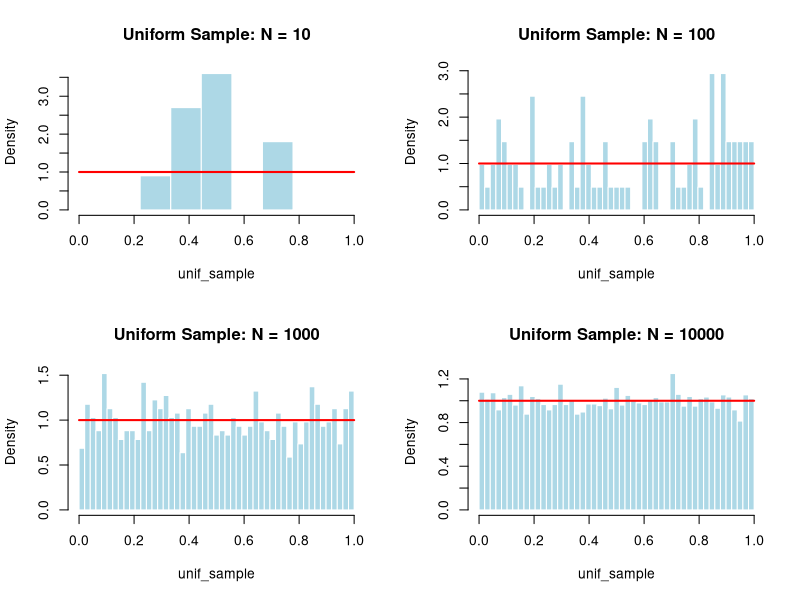
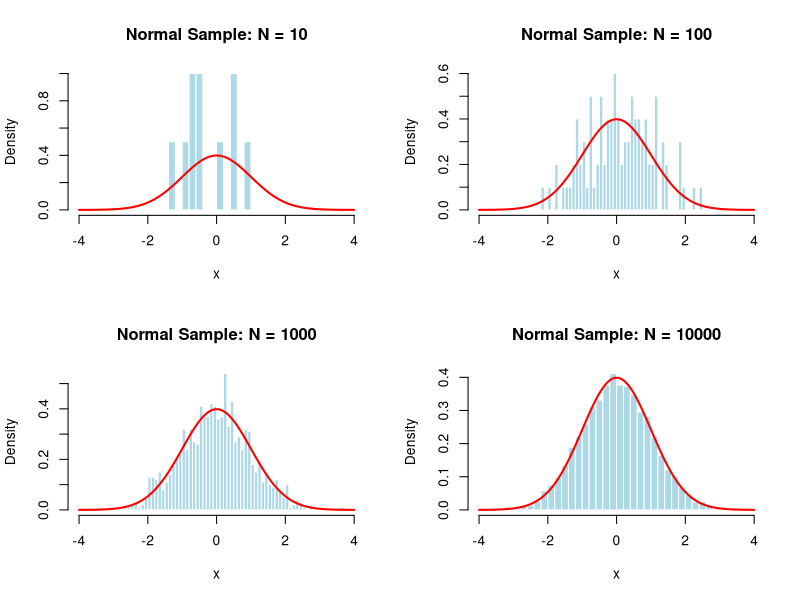
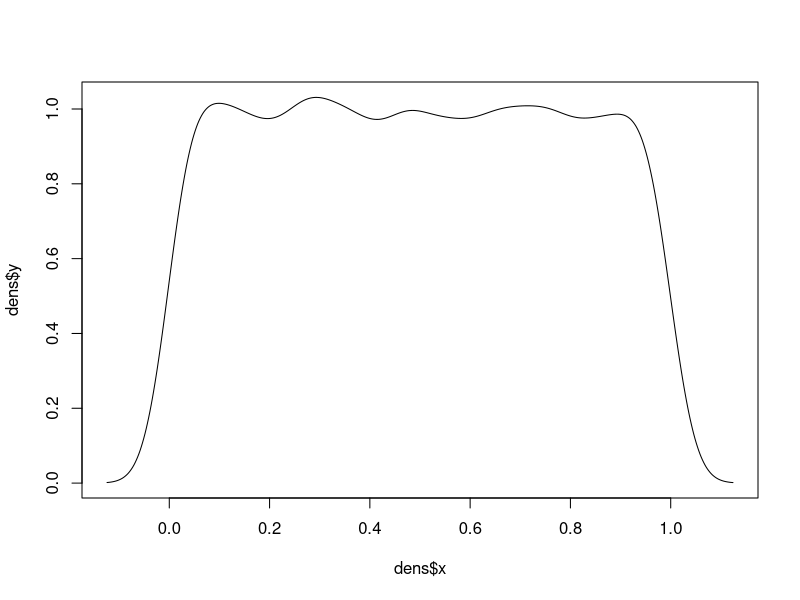
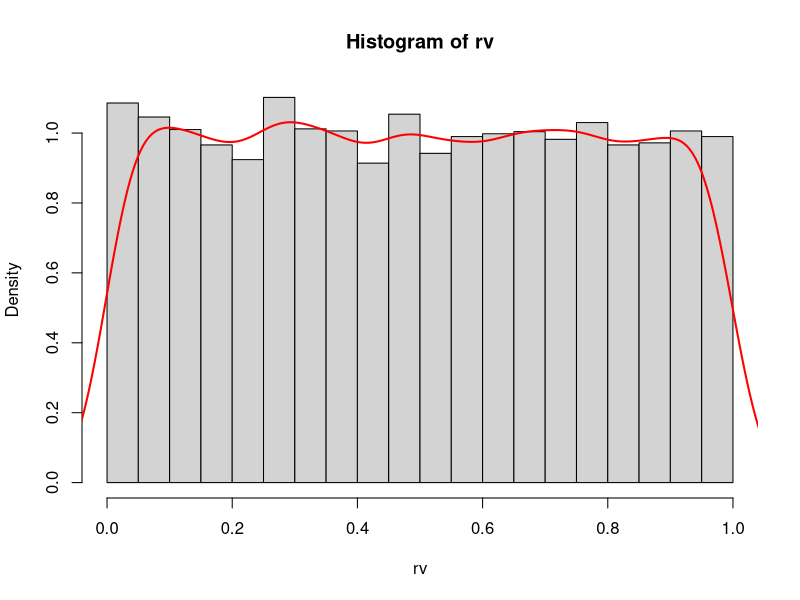

Source code (R) for these figures, in order:
#Q1: Generating random numbers
#Q1 (a,c): Generate and plot uniform random numbers
set.seed(1065)
N <- c(10, 100, 1000, 10000)
unif_mean <- numeric(length(N))
unif_var <- numeric(length(N))
par(mfrow = c(2,2))
for (i in seq_along(N)) {
  unif_sample <- runif(N[i], min=0, max=1)
  unif_mean[i] <- mean(unif_sample)
  unif_var[i] <- var(unif_sample)

  bins <- min(N[i], 50)
  unif_breaks <- seq(0, 1, length.out = bins)

  hist(
    unif_sample,
    breaks = unif_breaks,
    probability = TRUE,
    main = paste("Uniform Sample: N =", N[i]),
    col = "lightblue",
    border = "white",

  )
  x_unif <- seq(0, 1, length.out = 100)
  lines(x_unif, dunif(x_unif), col = "red", lwd = 2)
}
unif_results <- data.frame(N, unif_mean, unif_var)
print(unif_results)

#Q1 (b,c): Generate and plot normal random numbers
normal_mean <- numeric(length(N))
normal_var <- numeric(length(N))
par(mfrow = c(2,2))
for (i in seq_along(N)) {
  normal_sample <- rnorm(N[i], mean=0, sd=1)
  normal_mean[i] <- mean(normal_sample)
  normal_var[i] <- var(normal_sample)

  hist(
    normal_sample,
    breaks = min(N[i], 50),
    probability = TRUE,
    main = paste("Normal Sample: N =", N[i]),
    xlab = "x",
    xlim = c(-4, 4),
    col = "lightblue",
    border = "white",

  )
  x_normal <- seq(-4, 4, length.out = 100)
  lines(x_normal, dnorm(x_normal), col = "red", lwd = 2)
}
normal_results <- data.frame(N, normal_mean, normal_var)
print(normal_results)


#Q2 Linear Congruential Generator (LCG)
# X_i + 1 = (a * X_i + c) mod m
# Eg: X0 = 1, a = 3, c = 0, m = 11
# X1 = (3 * 1 + 0) mod 11 = 3; X2 = (3 * 3 + 0) mod 11 = 9; X3 = (3 * 9 + 0) mod 11 = 5...
LCG = function(N, a, c, m, x0){
  x = numeric(N+1)
  x[1] = x0
  for(i in 1:N){
    x[i+1] = (a * x[i] + c) %% m
  }
  u = x/m
  return(u[-1])
}

#Conditions for full period:
# c and m are relatively prime
# a - 1 is divisible by all prime factors of m
# a - 1 is divisible by 4 if m is divisible by 4
par(mfrow=c(1,1))
rv = LCG(10000, 1+4*5673869, 1, 2^32, 1)
mean(rv)
dens = density(rv)
plot(dens$x, dens$y, type='l')
hist(rv, breaks=15, prob=TRUE)
lines(dens$x, dens$y, col='red', lwd=2)

#Q3 Chi-square test for uniformity
ChiTest = function(N, sample, alpha) {
  bins = seq(0, 1, 1/N) # Histogram split points
  observed = hist(sample, breaks=bins, plot=FALSE)$counts
  expected = rep(length(sample)/N, N)
  T = sum((observed - expected)^2 / expected)
  deg_freedom = N - 1
  critical_value = qchisq(alpha, df=deg_freedom)
  p_value = 1 - pchisq(T, df=deg_freedom)
  if (T>critical_value) {
    decision = "Reject H0"
  } else {
    decision = "Do not reject H0"
  }
  return(list(
    decision = decision,
    test_statistic = T,
    p_value = p_value
  ))
}

ChiTest(15, rv, 0.95)

#Q3(b): Repeated chi-square test
n_samples <- 2000
sample_size <- 500
n_bins <- 10
confidence_level <- 0.95
a <- 1+4*5673869
c <- 1
m <- 2^32
x0 <- 12345

# Generate 1 long LCG sequence and divide into 2000 samples
lcg_sequence <- LCG(n_samples * sample_size, a, c, m, x0)
lcg_samples <- matrix(
  lcg_sequence, 
  nrow = n_samples, 
  ncol = sample_size, 
  byrow = TRUE
)

test_decisions <- character(n_samples)
test_statistics <- numeric(n_samples)

for (i in 1:n_samples) {
  test_result <- ChiTest(
    n_bins, 
    lcg_samples[i, ], 
    confidence_level
  )
  test_decisions[i] <- test_result$decision
  test_statistics[i] <- test_result$test_statistic
}

n_rejected <- sum(test_decisions == "Reject H0")
percentage_rejected <- (n_rejected / n_samples) * 100

rep_summary <- data.frame(
  n_samples = n_samples,
  sample_size = sample_size,
  n_bins = n_bins,
  confidence_level = confidence_level,
  n_rejected = n_rejected,
  percentage_rejected = percentage_rejected
)

print("Repeated chi-squared test results")
print(rep_summary)
print("At 95% confidence level, approximately 5% rejections expected")
